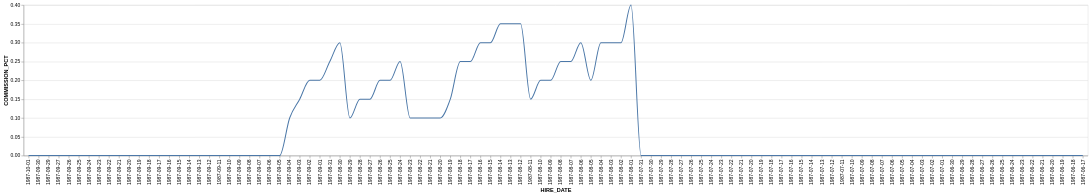

Write the Vega-Lite specification saved for this chart.
### Vega-Lite specification from a JSON file in a GitHub repository (floating-point values rounded to 4 significant figures)
{"data": {"values": [{"x_data": "1987-06-17", "y_data": 0}, {"x_data": "1987-06-18", "y_data": 0}, {"x_data": "1987-06-19", "y_data": 0}, {"x_data": "1987-06-20", "y_data": 0}, {"x_data": "1987-06-21", "y_data": 0}, {"x_data": "1987-06-22", "y_data": 0}, {"x_data": "1987-06-23", "y_data": 0}, {"x_data": "1987-06-24", "y_data": 0}, {"x_data": "1987-06-25", "y_data": 0}, {"x_data": "1987-06-26", "y_data": 0}, {"x_data": "1987-06-27", "y_data": 0}, {"x_data": "1987-06-28", "y_data": 0}, {"x_data": "1987-06-29", "y_data": 0}, {"x_data": "1987-06-30", "y_data": 0}, {"x_data": "1987-07-01", "y_data": 0}, {"x_data": "1987-07-02", "y_data": 0}, {"x_data": "1987-07-03", "y_data": 0}, {"x_data": "1987-07-04", "y_data": 0}, {"x_data": "1987-07-05", "y_data": 0}, {"x_data": "1987-07-06", "y_data": 0}, {"x_data": "1987-07-07", "y_data": 0}, {"x_data": "1987-07-08", "y_data": 0}, {"x_data": "1987-07-09", "y_data": 0}, {"x_data": "1987-07-10", "y_data": 0}, {"x_data": "1987-07-11", "y_data": 0}, {"x_data": "1987-07-12", "y_data": 0}, {"x_data": "1987-07-13", "y_data": 0}, {"x_data": "1987-07-14", "y_data": 0}, {"x_data": "1987-07-15", "y_data": 0}, {"x_data": "1987-07-16", "y_data": 0}, {"x_data": "1987-07-17", "y_data": 0}, {"x_data": "1987-07-18", "y_data": 0}, {"x_data": "1987-07-19", "y_data": 0}, {"x_data": "1987-07-20", "y_data": 0}, {"x_data": "1987-07-21", "y_data": 0}, {"x_data": "1987-07-22", "y_data": 0}, {"x_data": "1987-07-23", "y_data": 0}, {"x_data": "1987-07-24", "y_data": 0}, {"x_data": "1987-07-25", "y_data": 0}, {"x_data": "1987-07-26", "y_data": 0}, {"x_data": "1987-07-27", "y_data": 0}, {"x_data": "1987-07-28", "y_data": 0}, {"x_data": "1987-07-29", "y_data": 0}, {"x_data": "1987-07-30", "y_data": 0}, {"x_data": "1987-07-31", "y_data": 0}, {"x_data": "1987-08-01", "y_data": 0.4}, {"x_data": "1987-08-02", "y_data": 0.3}, {"x_data": "1987-08-03", "y_data": 0.3}, {"x_data": "1987-08-04", "y_data": 0.3}, {"x_data": "1987-08-05", "y_data": 0.2}, {"x_data": "1987-08-06", "y_data": 0.3}, {"x_data": "1987-08-07", "y_data": 0.25}, {"x_data": "1987-08-08", "y_data": 0.25}, {"x_data": "1987-08-09", "y_data": 0.2}, {"x_data": "1987-08-10", "y_data": 0.2}, {"x_data": "1987-08-11", "y_data": 0.15}, {"x_data": "1987-08-12", "y_data": 0.35}, {"x_data": "1987-08-13", "y_data": 0.35}, {"x_data": "1987-08-14", "y_data": 0.35}, {"x_data": "1987-08-15", "y_data": 0.3}, {"x_data": "1987-08-16", "y_data": 0.3}, {"x_data": "1987-08-17", "y_data": 0.25}, {"x_data": "1987-08-18", "y_data": 0.25}, {"x_data": "1987-08-19", "y_data": 0.15}, {"x_data": "1987-08-20", "y_data": 0.1}, {"x_data": "1987-08-21", "y_data": 0.1}, {"x_data": "1987-08-22", "y_data": 0.1}, {"x_data": "1987-08-23", "y_data": 0.1}, {"x_data": "1987-08-24", "y_data": 0.25}, {"x_data": "1987-08-25", "y_data": 0.2}, {"x_data": "1987-08-26", "y_data": 0.2}, {"x_data": "1987-08-27", "y_data": 0.15}, {"x_data": "1987-08-28", "y_data": 0.15}, {"x_data": "1987-08-29", "y_data": 0.1}, {"x_data": "1987-08-30", "y_data": 0.3}, {"x_data": "1987-08-31", "y_data": 0.25}, {"x_data": "1987-09-01", "y_data": 0.2}, {"x_data": "1987-09-02", "y_data": 0.2}, {"x_data": "1987-09-03", "y_data": 0.15}, {"x_data": "1987-09-04", "y_data": 0.1}, {"x_data": "1987-09-05", "y_data": 0}, {"x_data": "1987-09-06", "y_data": 0}, {"x_data": "1987-09-07", "y_data": 0}, {"x_data": "1987-09-08", "y_data": 0}, {"x_data": "1987-09-09", "y_data": 0}, {"x_data": "1987-09-10", "y_data": 0}, {"x_data": "1987-09-11", "y_data": 0}, {"x_data": "1987-09-12", "y_data": 0}, {"x_data": "1987-09-13", "y_data": 0}, {"x_data": "1987-09-14", "y_data": 0}, {"x_data": "1987-09-15", "y_data": 0}, {"x_data": "1987-09-16", "y_data": 0}, {"x_data": "1987-09-17", "y_data": 0}, {"x_data": "1987-09-18", "y_data": 0}, {"x_data": "1987-09-19", "y_data": 0}, {"x_data": "1987-09-20", "y_data": 0}, {"x_data": "1987-09-21", "y_data": 0}, {"x_data": "1987-09-22", "y_data": 0}, {"x_data": "1987-09-23", "y_data": 0}, {"x_data": "1987-09-24", "y_data": 0}, {"x_data": "1987-09-25", "y_data": 0}, {"x_data": "1987-09-26", "y_data": 0}, {"x_data": "1987-09-27", "y_data": 0}, {"x_data": "1987-09-29", "y_data": 0}, {"x_data": "1987-09-30", "y_data": 0}, {"x_data": "1987-10-01", "y_data": 0}]}, "mark": {"type": "line", "interpolate": "monotone"}, "encoding": {"x": {"field": "x_data", "type": "nominal", "title": "HIRE_DATE", "sort": "descending"}, "y": {"field": "y_data", "type": "quantitative", "title": "COMMISSION_PCT"}}}
